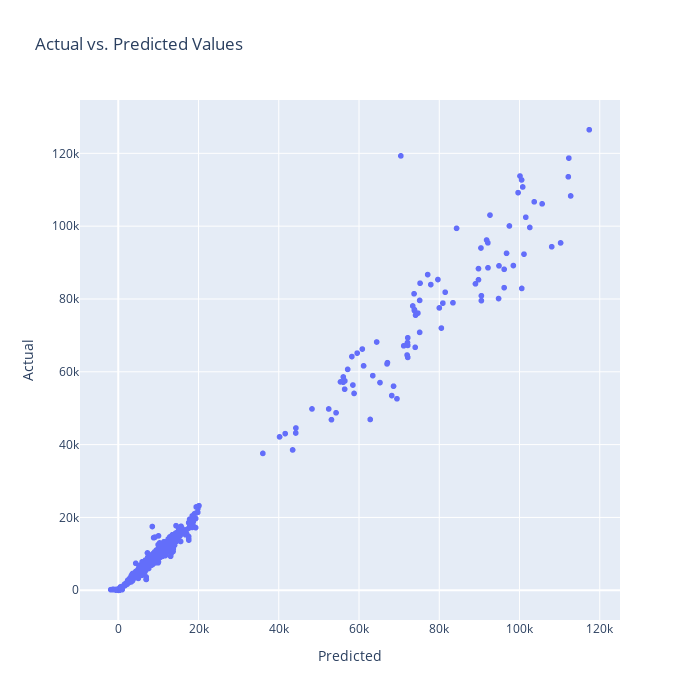

Notebook source saved alongside this figure:
### Code cell
fig= px.scatter(
    x=y_pred,
    y=y_test,
    labels= {'x': "Predicted", 'y':"Actual"},
    title= "Actual vs. Predicted Values",
    width=700,
    height=700
)
fig.show()

### Figure 1 — Plotly figure (JSON) as saved in the notebook; plotly's stock layout.template omitted (floating-point values rounded to 4 significant figures; data arrays with more than 128 entries replaced by an {"elided": "..."} marker saying what was removed)
{"data": [{"hovertemplate": "Predicted=%{x}<br>Actual=%{y}<extra></extra>", "legendgroup": "", "marker": {"color": "#636efa", "symbol": "circle"}, "mode": "markers", "name": "", "showlegend": false, "type": "scattergl", "x": {"elided": "4037 float values"}, "xaxis": "x", "y": {"elided": "4037 int values"}, "yaxis": "y"}], "layout": {"height": 700, "legend": {"tracegroupgap": 0}, "title": {"text": "Actual vs. Predicted Values"}, "width": 700, "xaxis": {"anchor": "y", "domain": [0, 1], "title": {"text": "Predicted"}}, "yaxis": {"anchor": "x", "domain": [0, 1], "title": {"text": "Actual"}}}}
